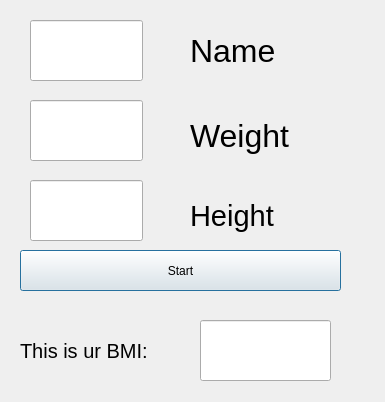
<?xml version="1.0" encoding="UTF-8"?>
<ui version="4.0">
 <class>BMI</class>
 <widget class="QDialog" name="BMI">
  <property name="geometry">
   <rect>
    <x>0</x>
    <y>0</y>
    <width>385</width>
    <height>402</height>
   </rect>
  </property>
  <property name="windowTitle">
   <string>Dialog</string>
  </property>
  <widget class="QLineEdit" name="LineName">
   <property name="geometry">
    <rect>
     <x>30</x>
     <y>20</y>
     <width>113</width>
     <height>61</height>
    </rect>
   </property>
   <property name="font">
    <font>
     <pointsize>20</pointsize>
    </font>
   </property>
   <property name="text">
    <string/>
   </property>
  </widget>
  <widget class="QLineEdit" name="lineWeight">
   <property name="geometry">
    <rect>
     <x>30</x>
     <y>100</y>
     <width>113</width>
     <height>61</height>
    </rect>
   </property>
   <property name="font">
    <font>
     <pointsize>20</pointsize>
    </font>
   </property>
   <property name="text">
    <string/>
   </property>
  </widget>
  <widget class="QLineEdit" name="lineHeight">
   <property name="geometry">
    <rect>
     <x>30</x>
     <y>180</y>
     <width>113</width>
     <height>61</height>
    </rect>
   </property>
   <property name="font">
    <font>
     <pointsize>20</pointsize>
    </font>
   </property>
   <property name="text">
    <string/>
   </property>
  </widget>
  <widget class="QLabel" name="label">
   <property name="geometry">
    <rect>
     <x>190</x>
     <y>30</y>
     <width>181</width>
     <height>41</height>
    </rect>
   </property>
   <property name="font">
    <font>
     <pointsize>24</pointsize>
    </font>
   </property>
   <property name="text">
    <string>Name</string>
   </property>
  </widget>
  <widget class="QLabel" name="label_2">
   <property name="geometry">
    <rect>
     <x>190</x>
     <y>110</y>
     <width>181</width>
     <height>51</height>
    </rect>
   </property>
   <property name="font">
    <font>
     <pointsize>24</pointsize>
    </font>
   </property>
   <property name="text">
    <string>Weight</string>
   </property>
  </widget>
  <widget class="QLabel" name="label_3">
   <property name="geometry">
    <rect>
     <x>190</x>
     <y>190</y>
     <width>161</width>
     <height>51</height>
    </rect>
   </property>
   <property name="font">
    <font>
     <pointsize>22</pointsize>
    </font>
   </property>
   <property name="text">
    <string>Height</string>
   </property>
  </widget>
  <widget class="QPushButton" name="pushButton">
   <property name="geometry">
    <rect>
     <x>20</x>
     <y>250</y>
     <width>321</width>
     <height>41</height>
    </rect>
   </property>
   <property name="cursor">
    <cursorShape>CrossCursor</cursorShape>
   </property>
   <property name="text">
    <string>Start</string>
   </property>
  </widget>
  <widget class="QLabel" name="label_4">
   <property name="geometry">
    <rect>
     <x>20</x>
     <y>310</y>
     <width>161</width>
     <height>81</height>
    </rect>
   </property>
   <property name="font">
    <font>
     <family>MS Sans Serif</family>
     <pointsize>15</pointsize>
    </font>
   </property>
   <property name="text">
    <string>This is ur BMI:</string>
   </property>
  </widget>
  <widget class="QLineEdit" name="ShowBmi">
   <property name="geometry">
    <rect>
     <x>200</x>
     <y>320</y>
     <width>131</width>
     <height>61</height>
    </rect>
   </property>
   <property name="font">
    <font>
     <pointsize>20</pointsize>
    </font>
   </property>
   <property name="mouseTracking">
    <bool>true</bool>
   </property>
  </widget>
  <zorder>LineName</zorder>
  <zorder>lineWeight</zorder>
  <zorder>lineHeight</zorder>
  <zorder>label</zorder>
  <zorder>label_3</zorder>
  <zorder>pushButton</zorder>
  <zorder>label_4</zorder>
  <zorder>ShowBmi</zorder>
  <zorder>label_2</zorder>
 </widget>
 <resources/>
 <connections/>
</ui>
